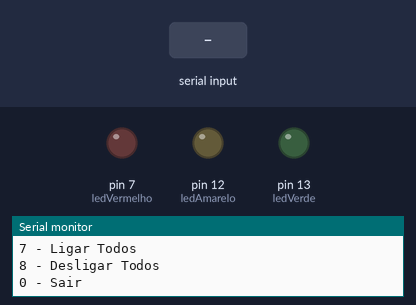
A sketch run on a simulated Arduino Uno, built with avr-gcc and run on an emulated ATmega328P. Shown: output pins drawn as LEDs (lit = HIGH), the last lines printed to the serial monitor. The inputs (shaded band) are chosen by the test bench.

Above: at 1.2 s.
1.3 s: "1\n" received over Serial
At 3.1 s:
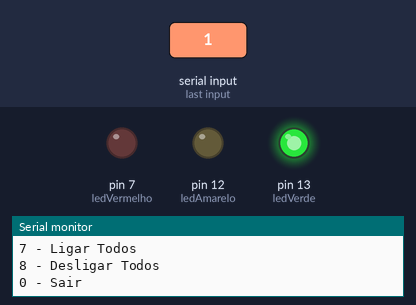
4.3 s: "3\n" received over Serial
At 7.2 s:
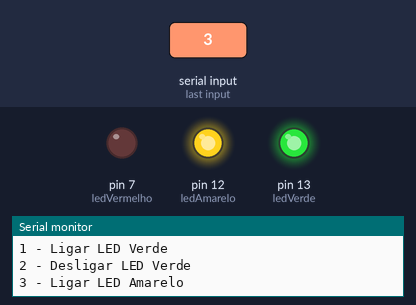
7.3 s: "2\n" received over Serial
At 10.0 s:
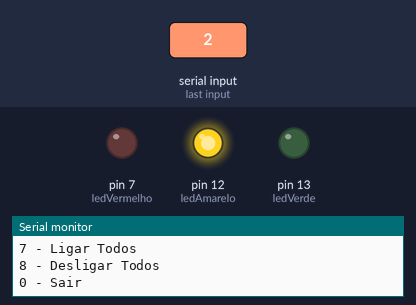
10.3 s: "5\n" received over Serial
At 13.2 s:
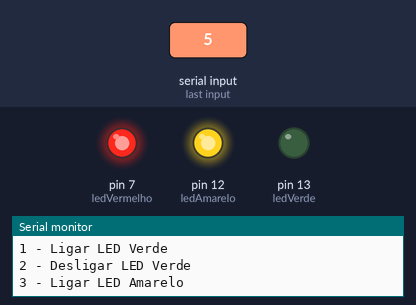
13.3 s: "4\n" received over Serial
At 15.8 s:
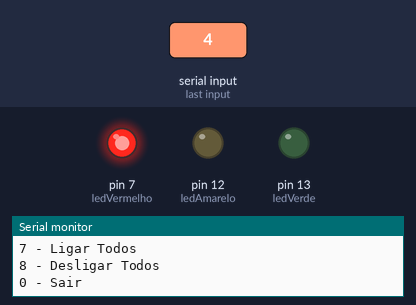
16.3 s: "1\n" received over Serial
At 19.9 s:
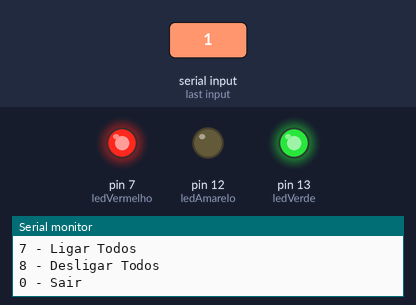
Timing chart, 0 to 20.3 s (numbered marks = the images above; inputs shaded):
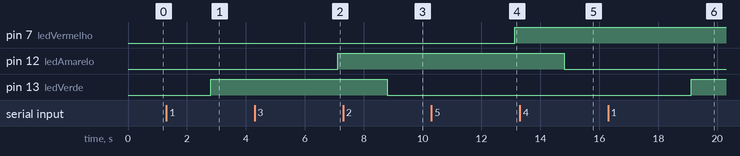

The sketch:

Acende_Leds_Com_Menu.ino
```cpp
int ledVerde = 13;
int ledAmarelo = 12;
int ledVermelho = 7;
int opcao;
void setup() {
  Serial.begin(9600); // Inicia comunicação serial do arduino

  pinMode(ledVerde, OUTPUT);//liga o led Verde
  pinMode(ledAmarelo, OUTPUT);//liga o led Amarelo
  pinMode(ledVermelho, OUTPUT);//liga o led Vermelho

  Serial.println("Controle de LEDS");
}

void loop(){

do {

  // Mostra o menu e da as opcões
  Serial.println(" Menu: ");
  Serial.println("1 - Ligar LED Verde");
  Serial.println("2 - Desligar LED Verde");
  Serial.println("3 - Ligar LED Amarelo");
  Serial.println("4 - Desligar LED Amarelo");
  Serial.println("5 - Ligar LED Vermelho");
  Serial.println("6 - Desligar LED Vermelho");
  Serial.println("7 - Ligar Todos");
  Serial.println("8 - Desligar Todos");
  Serial.println("0 - Sair");
  while(!Serial.available()); // Espera a pessoa digitar para continuar
  opcao = Serial.parseInt();   // não lembro oq faz
  delay(1500);
  switch (opcao) {
    case 1: digitalWrite(ledVerde, HIGH); break;
    case 2: digitalWrite(ledVerde, LOW); break;
    case 3: digitalWrite(ledAmarelo, HIGH); break;
    case 4: digitalWrite(ledAmarelo, LOW); break;
    case 5: digitalWrite(ledVermelho, HIGH); break;
    case 6: digitalWrite(ledVermelho, LOW); break;
    case 7:
      digitalWrite(ledVerde, HIGH);
      digitalWrite(ledAmarelo, HIGH);
      digitalWrite(ledVermelho, HIGH);
      break;
    case 8:
      digitalWrite(ledVerde, LOW);
      digitalWrite(ledAmarelo, LOW);
      digitalWrite(ledVermelho, LOW);
      break;
    case 0:

    default:
      Serial.println("Saindo e reiniciando o sistema ....");
    }
  }while(opcao != 0 );
}


// Espera e carrega o menu dps de 15 segundos
```

Measured:
- after the input at 1.3 s, pin 13 (ledVerde): LOW → HIGH after 1.5 s
- after the input at 4.3 s, pin 12 (ledAmarelo): LOW → HIGH after 2.8 s
- after the input at 7.3 s, pin 13 (ledVerde): HIGH → LOW after 1.5 s
- after the input at 10.3 s, pin 7 (ledVermelho): LOW → HIGH after 2.8 s
- after the input at 13.3 s, pin 12 (ledAmarelo): HIGH → LOW after 1.5 s
- after the input at 16.3 s, pin 13 (ledVerde): LOW → HIGH after 2.8 s
